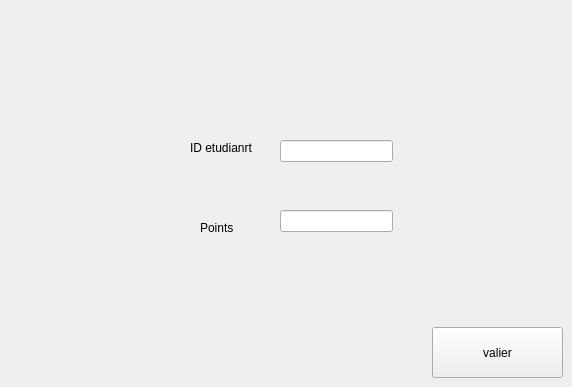
    <widget class="QWidget" name="page_11">
     <widget class="QLabel" name="label_49">
      <property name="geometry">
       <rect>
        <x>190</x>
        <y>140</y>
        <width>81</width>
        <height>16</height>
       </rect>
      </property>
      <property name="text">
       <string>ID etudianrt</string>
      </property>
     </widget>
     <widget class="QPushButton" name="valider_points">
      <property name="geometry">
       <rect>
        <x>432</x>
        <y>327</y>
        <width>131</width>
        <height>51</height>
       </rect>
      </property>
      <property name="text">
       <string>valier</string>
      </property>
     </widget>
     <widget class="QLineEdit" name="le_Points">
      <property name="geometry">
       <rect>
        <x>280</x>
        <y>210</y>
        <width>113</width>
        <height>22</height>
       </rect>
      </property>
     </widget>
     <widget class="QLineEdit" name="idetudiant_Points">
      <property name="geometry">
       <rect>
        <x>280</x>
        <y>140</y>
        <width>113</width>
        <height>22</height>
       </rect>
      </property>
     </widget>
     <widget class="QLabel" name="label_50">
      <property name="geometry">
       <rect>
        <x>200</x>
        <y>220</y>
        <width>61</width>
        <height>16</height>
       </rect>
      </property>
      <property name="text">
       <string>Points</string>
      </property>
     </widget>
    </widget>
